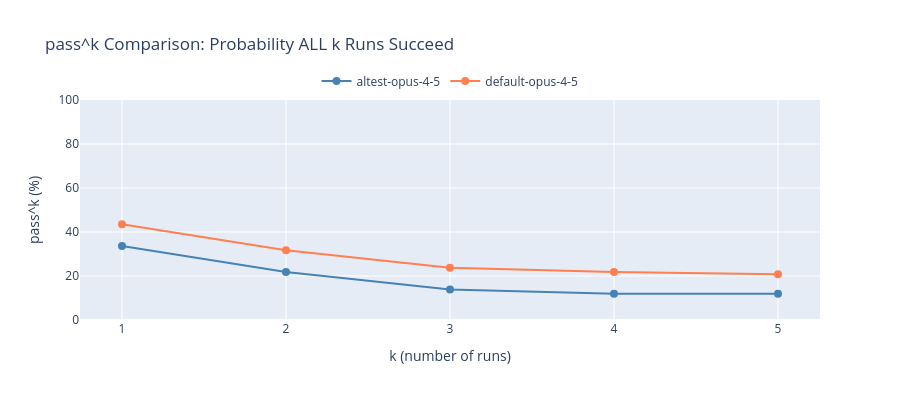

Notebook source saved alongside this figure:
### Markdown cell above
## 3. pass^k Comparison

**pass^k** = C(c,k)/C(n,k) — probability that ALL k sampled runs succeed.

### Code cell
# Calculate pass^k for different values of k
def compute_pass_hat_k_for_k_values(df: pd.DataFrame, max_k: int) -> list[float]:
    """Compute pass^k for k=1 to max_k."""
    run_ids_sorted = sorted(df["run_id"].unique())
    pivot = df.pivot_table(index="instance_id", columns="run_id", values="resolved", aggfunc=lambda x: x.iloc[0])
    pivot = pivot[run_ids_sorted]
    n_instances = len(pivot)

    pass_hat_k_pcts = []
    for k in range(1, max_k + 1):
        first_k_runs = run_ids_sorted[:k]
        pivot_k = pivot[first_k_runs]
        total = sum(pass_hat_k(k, int(row.sum()), k) for _, row in pivot_k.iterrows())
        pass_hat_k_pcts.append(total / n_instances * 100)
    return pass_hat_k_pcts


# Calculate pass^k for each setup
pass_hat_k_data = {}
for setup_name, setup_df in all_results.items():
    pass_hat_k_data[setup_name] = compute_pass_hat_k_for_k_values(setup_df, max_k)

# Chart: pass^k comparison
fig = go.Figure()

for setup_name, pass_hat_k_values in pass_hat_k_data.items():
    fig.add_trace(
        go.Scatter(
            x=k_values,
            y=pass_hat_k_values,
            mode="lines+markers",
            name=setup_name,
            line={"color": colors.get(setup_name, "gray")},
            marker={"size": 8},
        )
    )

fig.update_layout(
    title="pass^k Comparison: Probability ALL k Runs Succeed",
    xaxis_title="k (number of runs)",
    yaxis_title="pass^k (%)",
    yaxis={"range": [0, 100]},
    xaxis={"dtick": 1},
    height=400,
    legend={"orientation": "h", "yanchor": "bottom", "y": 1.02, "xanchor": "center", "x": 0.5},
)
fig.show()

# Table: pass^k values
pass_hat_k_table = pd.DataFrame({"k": k_values})
for setup_name, values in pass_hat_k_data.items():
    pass_hat_k_table[f"{setup_name} pass^k %"] = [f"{v:.1f}" for v in values]
pass_hat_k_table

### Figure 1 — Plotly figure (JSON) as saved in the notebook; plotly's stock layout.template omitted (floating-point values rounded to 4 significant figures)
{"data": [{"line": {"color": "steelblue"}, "marker": {"size": 8}, "mode": "lines+markers", "name": "altest-opus-4-5", "type": "scatter", "x": [1, 2, 3, 4, 5], "y": [33.66, 21.78, 13.86, 11.88, 11.88]}, {"line": {"color": "coral"}, "marker": {"size": 8}, "mode": "lines+markers", "name": "default-opus-4-5", "type": "scatter", "x": [1, 2, 3, 4, 5], "y": [43.56, 31.68, 23.76, 21.78, 20.79]}], "layout": {"height": 400, "legend": {"orientation": "h", "x": 0.5, "xanchor": "center", "y": 1.02, "yanchor": "bottom"}, "title": {"text": "pass^k Comparison: Probability ALL k Runs Succeed"}, "xaxis": {"dtick": 1, "title": {"text": "k (number of runs)"}}, "yaxis": {"range": [0, 100], "title": {"text": "pass^k (%)"}}}}
